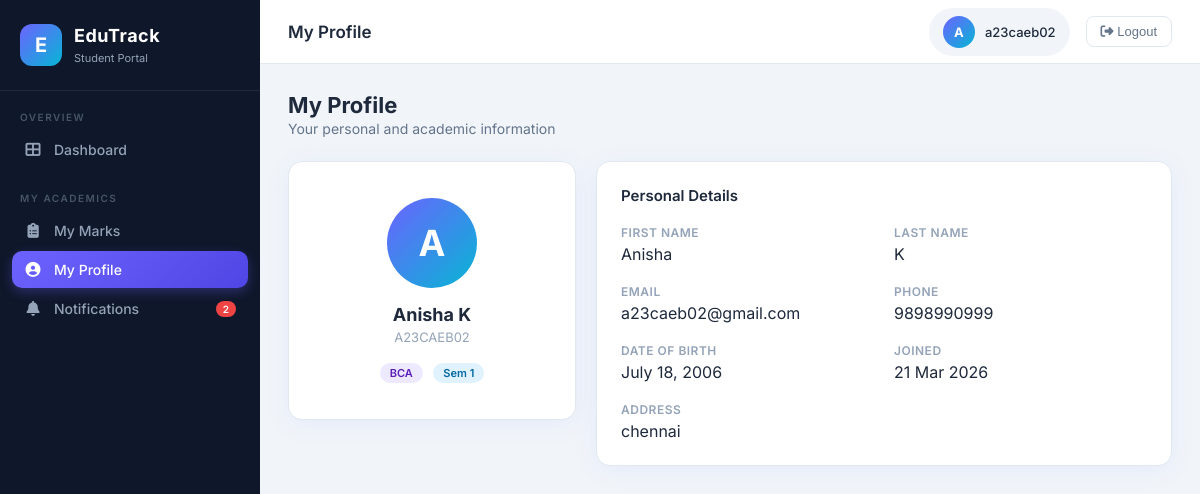
Page /student/profile/ (signed in) on the committed database.
### core/models.py (models this page shows, shortened)
class Student(models.Model):
    user = models.OneToOneField(User, on_delete=models.CASCADE, related_name='student_profile')
    student_id = models.CharField(max_length=20, unique=True)
    first_name = models.CharField(max_length=100)
    last_name = models.CharField(max_length=100)
    email = models.EmailField(unique=True)
    department = models.CharField(max_length=20, choices=DEPARTMENT_CHOICES)
    semester = models.CharField(max_length=2, choices=SEMESTER_CHOICES)
    phone_number = models.CharField(max_length=15, blank=True)
    address = models.TextField(blank=True)
    dob = models.DateField(null=True, blank=True)
    created_at = models.DateTimeField(auto_now_add=True)
    def get_full_name(self):
        return f"{self.first_name} {self.last_name}"

### core/views.py (the view)
        def wrapper(request, *args, **kwargs):
            if not request.session.get('user_id'):
                return redirect('login')
            if roles and request.session.get('role') not in roles:
                return redirect('login')
            return view_func(request, *args, **kwargs)

### core/views.py (called while the page is built)
def login_required_role(*roles):
    def decorator(view_func):
        def wrapper(request, *args, **kwargs):
            if not request.session.get('user_id'):
                return redirect('login')
            if roles and request.session.get('role') not in roles:
                return redirect('login')
            return view_func(request, *args, **kwargs)
        wrapper.__name__ = view_func.__name__
        return wrapper
    return decorator

def get_current_user(request):
    uid = request.session.get('user_id')
    if uid:
        return User.objects.filter(id=uid).first()
    return None

@login_required_role('student')
def student_profile(request):
    user = get_current_user(request)
    student = get_object_or_404(Student, user=user)
    unread_count = student.notifications.filter(is_read=False).count()
    return render(request, 'student/profile.html', {'student': student, 'unread_count': unread_count})

### templates/student/profile.html (shortened to what this page needs)
{% extends 'student/base_student.html' %}
{% block page_title %}My Profile{% endblock %}
{% block content %}
<div class="page-header"><div><h1>My Profile</h1><p>Your personal and academic information</p></div></div>
<div style="display:grid;grid-template-columns:1fr 2fr;gap:20px;align-items:start">
  <div class="card" style="text-align:center;padding:36px 24px">
    <div style="width:90px;height:90px;background:linear-gradient(135deg,#6C63FF,#06b6d4);border-radius:50%;display:flex;align-items:center;justify-content:center;font-size:36px;font-weight:700;color:#fff;margin:0 auto 16px">
      {{ student.first_name|first|upper }}
    </div>
    <h3 style="font-size:18px;font-weight:700">{{ student.get_full_name }}</h3>
    <p style="color:#94a3b8;font-size:13px;margin-top:4px">{{ student.student_id }}</p>
    <div style="margin-top:16px">
      <span class="badge badge-dept">{{ student.department }}</span>
      <span class="badge badge-sem" style="margin-left:6px">Sem {{ student.semester }}</span>
    </div>
  </div>
  <div class="card">
    <div class="card-header"><span class="card-title">Personal Details</span></div>
    <div style="display:grid;grid-template-columns:1fr 1fr;gap:20px">
      <div><div style="font-size:12px;color:#94a3b8;font-weight:600;margin-bottom:4px;text-transform:uppercase;letter-spacing:.5px">First Name</div><div>{{ student.first_name }}</div></div>
      <div><div style="font-size:12px;color:#94a3b8;font-weight:600;margin-bottom:4px;text-transform:uppercase;letter-spacing:.5px">Last Name</div><div>{{ student.last_name }}</div></div>
      <div><div style="font-size:12px;color:#94a3b8;font-weight:600;margin-bottom:4px;text-transform:uppercase;letter-spacing:.5px">Email</div><div>{{ student.email }}</div></div>
      <div><div style="font-size:12px;color:#94a3b8;font-weight:600;margin-bottom:4px;text-transform:uppercase;letter-spacing:.5px">Phone</div><div>{{ student.phone_number|default:"—" }}</div></div>
      <div><div style="font-size:12px;color:#94a3b8;font-weight:600;margin-bottom:4px;text-transform:uppercase;letter-spacing:.5px">Date of Birth</div><div>{{ student.dob|default:"—" }}</div></div>
      <div><div style="font-size:12px;color:#94a3b8;font-weight:600;margin-bottom:4px;text-transform:uppercase;letter-spacing:.5px">Joined</div><div>{{ student.created_at|date:"d M Y" }}</div></div>
      <div style="grid-column:1/-1"><div style="font-size:12px;color:#94a3b8;font-weight:600;margin-bottom:4px;text-transform:uppercase;letter-spacing:.5px">Address</div><div>{{ student.address|default:"—" }}</div></div>
    </div>
  </div>
</div>
{% endblock %}

### templates/base.html (style rules this page uses)
:root { --primary: #6C63FF; --primary-dark: #4f46e5; --secondary: #06b6d4; --accent: #f59e0b; --success: #10b981; --danger: #ef4444; --warning: #f59e0b; --sidebar-bg: #0f172a; --sidebar-text: #94a3b8; --sidebar-active: #6C63FF; --card-bg: #fff; --body-bg: #f1f5f9; --text-primary: #1e293b; --text-secondary: #64748b; --border: #e2e8f0; --shadow: 0 4px 24px rgba(108,99,255,0.08); --radius: 14px; }
* { margin:0; padding:0; box-sizing:border-box; }
body { font-family:'Inter',sans-serif; background:var(--body-bg); color:var(--text-primary); display:flex; min-height:100vh; }
.card { background:var(--card-bg); border-radius:var(--radius); box-shadow:var(--shadow); padding:24px; border:1px solid var(--border); }
.card-header { display:flex; align-items:center; justify-content:space-between; margin-bottom:20px; }
.card-title { font-size:15px; font-weight:600; color:var(--text-primary); }
.badge { display:inline-block; padding:3px 10px; border-radius:20px; font-size:11px; font-weight:600; }
.badge-dept { background:#ede9fe; color:#5b21b6; }
.badge-sem { background:#e0f2fe; color:#0369a1; }
.page-header { display:flex; align-items:center; justify-content:space-between; margin-bottom:24px; }
.page-header h1 { font-size:22px; font-weight:700; }
.page-header p { font-size:14px; color:var(--text-secondary); margin-top:2px; }

### rows in the picture
Student: first_name|first "A", get_full_name "Anisha K", student_id "A23CAEB02", department "BCA", semester "1", first_name "Anisha", last_name "K", email "a23caeb02@gmail.com", phone_number "9898990999", dob "July 18, 2006", created_at "21 Mar 2026", address "chennai"

### other values in the picture
{{ unread_count }} "2"
{{ request.session.username|first|upper }} "A"
{{ request.session.username }} "a23caeb02"
